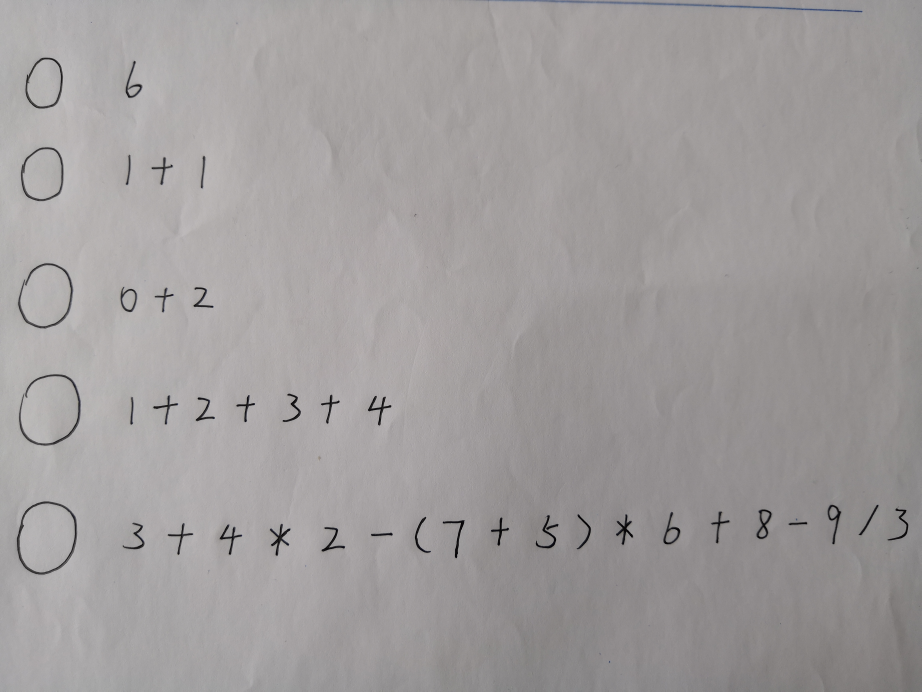
#> input picture 练习/科协软件部入部练习题/test1.jpg, 4608 x 3456 px, given in place of the camera (shown at 1/5 size)
$ jupyter execute --allow-errors 'Untitled1 - 副本.ipynb'   (shell and % lines are left out)
#> lines starting #> are read from the running program, lines starting #| are printed output that depends on the picture; after the words box and inside, x2 and y2 are one past the last pixel; in counts of white or black regions, pixels touching at a corner belong together
[cell 1]
import cv2
import numpy as np
import matplotlib.pyplot as plt

[cell 2]
capture = cv2.VideoCapture(0)#打开摄像头，0代表的是设备id，如果有多个摄像头，可以设置其他数值
i=0
while True:
    ret, frame = capture.read() #读取摄像头,它能返回两个参数，第一个参数是bool型的ret，其值为True或False，代表有没有读到图片；第二个参数是frame，是当前截取一帧的图片
#> frame is the input picture: shape (3456, 4608, 3); mean B, G, R 157, 157, 160.5
 #   frame = cv2.flip(frame, 1)#翻转 0:上下颠倒 大于0水平颠倒   小于180旋转
    if not ret and frame:
        print("摄像头打开失败")
        cap.release()
        break
    cv2.imshow("img", frame)
    if cv2.waitKey(10) & 0xFF == ord('q'): #键盘输入q退出窗口，不按q点击关闭会一直关不掉 也可以设置成其他键。
#> (key q is pressed here)
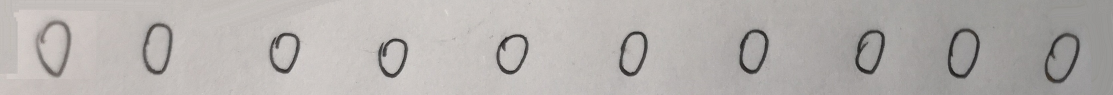
#> input picture 练习/科协软件部入部练习题/train_data/train_data0.jpg, 3337 x 285 px (shown at 1/3 size)
#> `img =  cv2.adaptiveThreshold(img, 255, cv2.ADAPTIVE_THRESH_GAUSSIAN_C,..`:
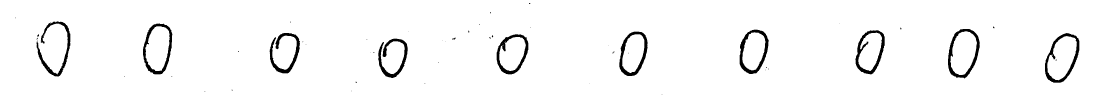
#> img: shape (285, 3337) (shown at 1/3 size); 96.8% white; 53 black regions (41 under 20 px), largest, box (x1, y1, x2, y2) and area: (3135, 99, 3238, 248) 3233, (2844, 87, 2939, 235) 3211, (429, 70, 517, 223) 3094
#> the loop `for j in range(10):` made 10 passes
#> pass 1, `newimg = img[:,(img.shape[1]//10)*j:(img.shape[1]//10)*(j+1)].copy()`:
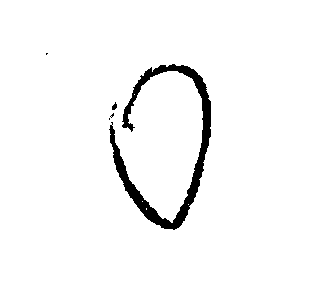
#> newimg: shape (285, 333); 96.7% white; 5 black regions (3 under 20 px), largest, box (x1, y1, x2, y2) and area: (109, 64, 211, 230) 3084, (112, 102, 117, 110) 26
#> pass 2, `newimg = img[:,(img.shape[1]//10)*j:(img.shape[1]//10)*(j+1)].copy()`:
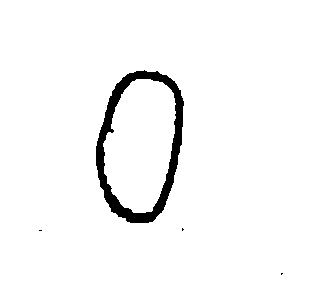
#> newimg: shape (285, 333); 96.7% white; 4 black regions (3 under 20 px), largest, box (x1, y1, x2, y2) and area: (96, 70, 184, 223) 3094
#> pass 3, `newimg = img[:,(img.shape[1]//10)*j:(img.shape[1]//10)*(j+1)].copy()`:
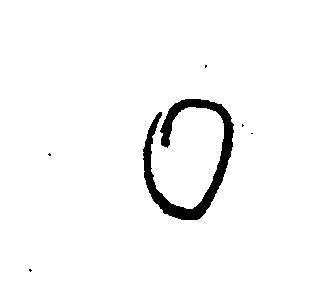
#> newimg: shape (285, 333); 96.8% white; 6 black regions (5 under 20 px), largest, box (x1, y1, x2, y2) and area: (143, 99, 234, 220) 2985
#> after the loop `for j in range(10):`:
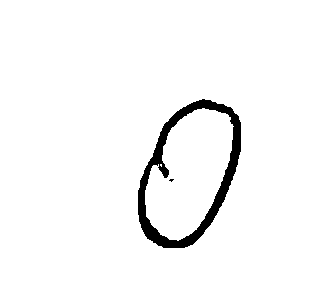
#> newimg: shape (285, 333); 96.6% white; 2 black regions (1 under 20 px), largest, box (x1, y1, x2, y2) and area: (138, 99, 241, 248) 3233
#> pass 2 of the loop `for i in range(16):`:
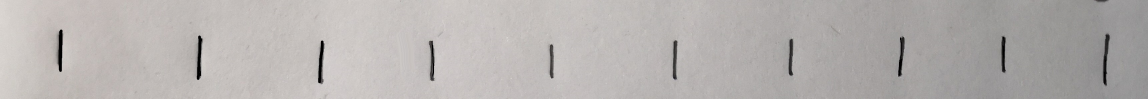
#> input picture 练习/科协软件部入部练习题/train_data/train_data1.jpg, 3444 x 296 px (shown at 1/3 size)
#> `img =  cv2.adaptiveThreshold(img, 255, cv2.ADAPTIVE_THRESH_GAUSSIAN_C,..`:
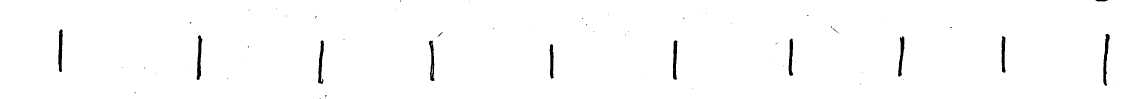
#> img: shape (296, 3444) (shown at 1/3 size); 98.8% white; 64 black regions (51 under 20 px), largest, box (x1, y1, x2, y2) and area: (3310, 101, 3329, 257) 1415, (590, 106, 607, 240) 1275, (175, 88, 188, 216) 1227
#> after the loop `for j in range(10):`:
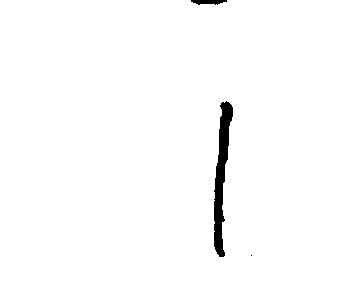
#> newimg: shape (296, 344); 98.5% white; 3 black regions (1 under 20 px), largest, box (x1, y1, x2, y2) and area: (214, 101, 233, 257) 1415, (191, 0, 227, 5) 130
            break
    if cv2.waitKey(10) & 0xFF == ord('s'):
        cv2.imwrite("train_data"+str(i)+".jpg",frame)
        i+=1
capture.release()
cv2.destroyAllWindows()

[cell 3]
train_imgs = np.zeros((16,10,64,64))
#> (the rest of this cell did not finish here and is left out)

[cell 4]
flag = 1
plt.figure(figsize=(16,16))
plt.axis('off')
for i in range(16):
    for j in range(10):
        plt.subplot(16,10,flag)
        flag+=1
        plt.imshow(train_imgs[i,j],cmap=plt.cm.gray)
#> after the loop, flag = 161
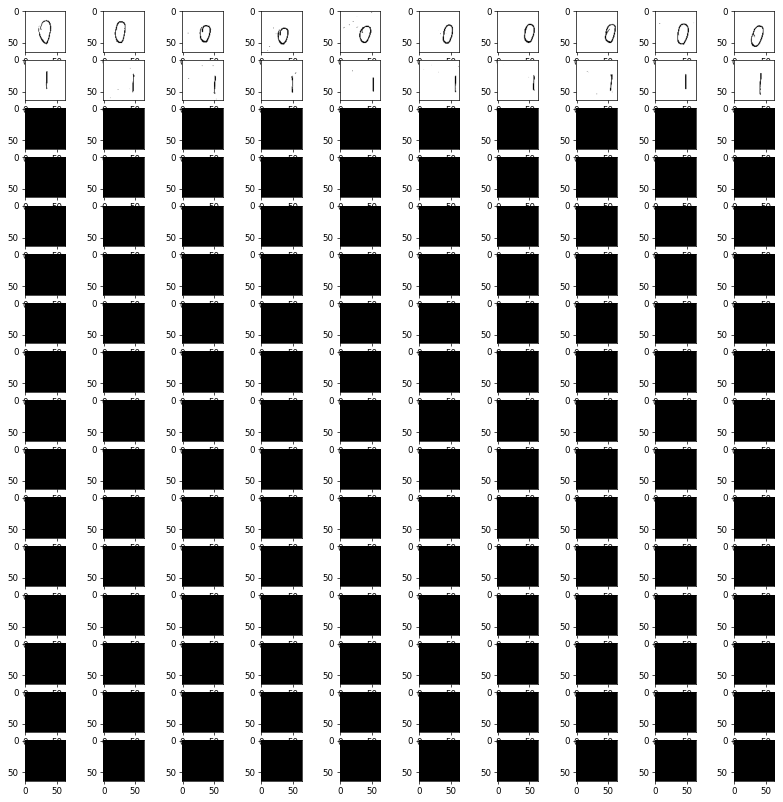
#> figure drawn by matplotlib, 160 panels

[cell 5]
test = 0
#> (the rest of this cell did not finish here and is left out)

[cell 6]
from sklearn import preprocessing
def go_grad_dir_hist(src):
    grad = np.zeros_like(src)
    grad_dir = np.zeros_like(grad)
    grad_dir_hist = np.zeros((src.shape[0],9))
    filter_x = np.array([[-1,0,1],[-1,0,1],[-1,0,1]]) #x方向差分滤波器
    filter_y = np.array([[-1,-1,-1],[0,0,0],[1,1,1]]) #y方向差分滤波器
    for i in range(src.shape[0]):
        img = src[i].copy()
        gradx = cv2.filter2D(img, -1, filter_x)
        grady = cv2.filter2D(img, -1, filter_y)
        gradx[gradx==0] = 1e-5 #防止分母为0
        grad_dir[i] = np.arctan(grady/gradx) * 180 / np.pi + 90 #计算梯度方向
        grad[i] = np.sqrt(gradx ** 2 + grady ** 2)   #计算梯度幅值
        for b in range(9):
            brange = b * 20 + 20
            gvalue = grad[i][np.logical_and(grad_dir[i] >= brange-20 ,grad_dir[i] < brange)]
            #提取在每个bin里的梯度值
            gdir = grad_dir[i][np.logical_and(grad_dir[i] >= brange-20 ,grad_dir[i] < brange)]
            #提取在每个bin里梯度方向
            grad_dir_hist[i,b] += (gvalue * (gdir - (brange - 20)) / 20).sum()
            #线性分割梯度值
            if b<=7:
                grad_dir_hist[i,b+1] += (gvalue * (brange - gdir) / 20).sum()
            else:
                grad_dir_hist[i,0] += (gvalue * (brange - gdir) / 20).sum()
                #大于160方向的一部分梯度值归于0方向上
    grad_dir_hist = preprocessing.normalize(grad_dir_hist,norm='l2')
    grad_dir_hist = np.array(grad_dir_hist, dtype=np.float32)
    return grad_dir_hist

[cell 7]
gd_hist = np.zeros((10,16,9))
for i in range(10):
    gd_hist[i] = go_grad_dir_hist(train_imgs[:,i,:,:])

[cell 8]
gd_hist_mean = gd_hist.mean(axis=0)

[cell 9]
def draw_hist(gd_hist):
    plt.figure(figsize=(12,12))
    x = range(0, 180, 20)
    flag = 1
    for i in range(gd_hist.shape[0]):
        plt.subplot(4, 4, flag)
        flag+=1
        plt.xticks(x)
        plt.bar(x, gd_hist[i],width=15);
#> after the loop, flag = 17

[cell 10]
draw_hist(gd_hist_mean)
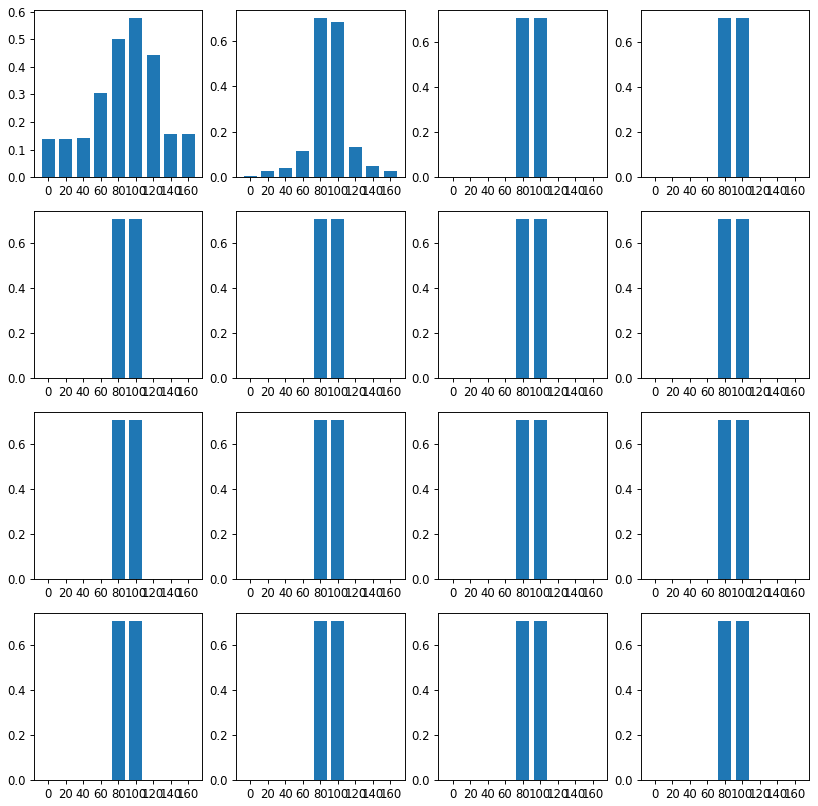
#> figure drawn by matplotlib, 16 panels; panel 1: tallest bar 0.577 high, from x = 92.5 to 107.5; panel 2: tallest bar 0.699 high, from x = 72.5 to 87.5

[cell 11]
dictionrary = {0:'0' ,1:'1', 2:'2', 3:'3', 4:'4', 5:'5', 6:'6', 7:'7', 8:'8', 9:'9' ,10:'(', 11:')', 12:'+', 13:'-', 14:'*', 15:'/'}
def classifier(src, grad_dir_hist):
    pred = []
    for i in range(src.shape[0]):
        calc = np.array((((src[i]-grad_dir_hist)**2).sum(axis = 1)))
        calc_index, = np.where(calc == calc.min(axis=0))
        pred.append(calc_index[0])
    return pred

[cell 12]
for i in range(16):
    pred = classifier(go_grad_dir_hist(train_imgs[i,:,:,:]), gd_hist_mean)
    for j in range(10):
        print(dictionrary[int(pred[j])],end="")
    print()
#> this loop made 16 passes
#> pred on passes 1 to 12: [0, 0, 0, 0, 0, 0, 0, 0, 0, 0], [1, 1, 1, 1, 1, 1, 1, 1, 2, 1], [2, 2, 2, 2, 2, 2, 2, 2, 2, 2], [2, 2, 2, 2, 2, 2, 2, 2, 2, 2], [2, 2, 2, 2, 2, 2, 2, 2, 2, 2], [2, 2, 2, 2, 2, 2, 2, 2, 2, 2], [2, 2, 2, 2, 2, 2, 2, 2, 2, 2], [2, 2, 2, 2, 2, 2, 2, 2, 2, 2], [2, 2, 2, 2, 2, 2, 2, 2, 2, 2], [2, 2, 2, 2, 2, 2, 2, 2, 2, 2], [2, 2, 2, 2, 2, 2, 2, 2, 2, 2], [2, 2, 2, 2, 2, 2, 2, 2, 2, 2]
#| 0000000000
#| 1111111121
#| 2222222222
#| 2222222222
#| 2222222222
#| 2222222222
#| 2222222222
#| 2222222222
#> (further printed lines are left out)

[cell 13]
test = 3
gd_hist.shape = (160,9)
machine_train_data = gd_hist[:16*(10-test),:].copy()
labels = np.arange(16)
machine_labels = labels.copy()
for i in range(9-test):
    machine_labels = np.concatenate((machine_labels, labels))
machine_train_data = np.array(machine_train_data, dtype=np.float32)
machine_labels.shape, machine_train_data.shape
#> Out = ((112,), (112, 9))

[cell 14]
from sklearn import tree
dtc = tree.DecisionTreeClassifier(max_depth=10,min_samples_leaf=2)
dtc.fit(machine_train_data, machine_labels)
dtc.score(machine_train_data, machine_labels)
#> Out = 0.188

[cell 15]
machine_train_data.shape
#> Out = (112, 9)

[cell 16]
for i in range(dtc.predict(machine_train_data).shape[0]):
    print(dictionrary[int(dtc.predict(machine_train_data)[i])],end="")
    if i%16==15 :
        print()
#> this loop made 112 passes
#| 0
#| 1
#| 2
#| 2
#| 2
#| 2
#| 2
#| 2
#> (further printed lines are left out)

[cell 17]
plt.figure(figsize=(12,12))
test3 = cv2.imread('test3.jpg',0)
#> (the rest of this cell did not finish here and is left out)

[cell 18]
plt.figure(figsize=(12,12))
#> (the rest of this cell did not finish here and is left out)

#> (a cell that did not finish here is left out)

#> (a cell that did not finish here is left out)

[cell 21]
plt.figure(figsize=(15,15))
flag = 0
result = []
#> (the rest of this cell did not finish here and is left out)

#> (a cell that did not finish here is left out)

[cell 23]
result

[cell 24]
def calculate2(lt0):
    lt = lt0.copy()
    lt = np.array(lt,dtype='<U9')
    while '/' in lt:
        index = int(np.where(lt == '/')[0][0])
        lt[index] = '*'
        lt[index+1] = str(1/float(lt[index+1]))
    while '*' in lt:
        index = int(np.where(lt == '*')[0][0])
        lt[index] = str(float(lt[index-1])*float(lt[index+1]))
        lt = np.delete(lt,index-1,axis=0)
        lt = np.delete(lt,index,axis=0)
    while '+' in lt:
        index = int(np.where(lt == '+')[0][0])
        lt[index] = str(float(lt[index-1])+float(lt[index+1]))
        lt = np.delete(lt,index-1,axis=0)
        lt = np.delete(lt,index,axis=0)
    while '-' in lt:
        index = int(np.where(lt == '-')[0][0])
        lt[index] = str(float(lt[index-1])-float(lt[index+1]))
        lt = np.delete(lt,index-1,axis=0)
        lt = np.delete(lt,index,axis=0)
    return lt[0]

def calculate(lt0):
    lt = lt0.copy()
    lt = np.array(lt,dtype='<U9')
    value=0
    while '(' in lt:
        index = int(np.where( lt== '(')[0][0])
        index2 = int(np.where(lt == ')')[0][0])
        lt_cut = lt[index+1:index2]
        lt = np.delete(lt,range(index, index2+1), axis=0)
        value = calculate2(lt_cut)
        lt = np.insert(lt,index ,value)
    return calculate2(lt)

[cell 25]
for i in range(len(result)):
    result[i].append("=")
    result[i].append(calculate(result[i]))
result
